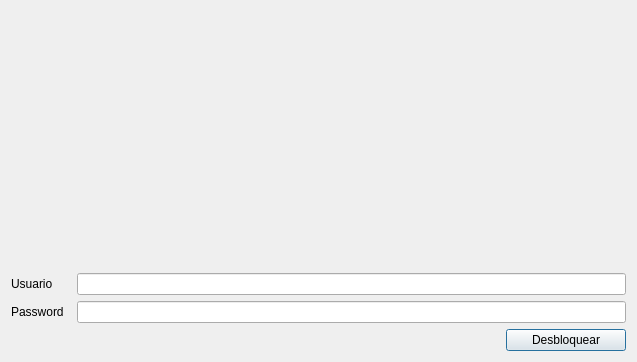
<?xml version="1.0" encoding="UTF-8"?>
<ui version="4.0">
 <class>block_Maya_form</class>
 <widget class="QDialog" name="block_Maya_form">
  <property name="geometry">
   <rect>
    <x>0</x>
    <y>0</y>
    <width>637</width>
    <height>362</height>
   </rect>
  </property>
  <property name="sizePolicy">
   <sizepolicy hsizetype="Fixed" vsizetype="Fixed">
    <horstretch>0</horstretch>
    <verstretch>0</verstretch>
   </sizepolicy>
  </property>
  <property name="windowTitle">
   <string>Debloquear Maya</string>
  </property>
  <layout class="QGridLayout" name="gridLayout">
   <item row="1" column="0">
    <widget class="QLabel" name="label_2">
     <property name="maximumSize">
      <size>
       <width>60</width>
       <height>16777215</height>
      </size>
     </property>
     <property name="text">
      <string>Usuario</string>
     </property>
    </widget>
   </item>
   <item row="1" column="1" colspan="2">
    <widget class="QLineEdit" name="txt_user"/>
   </item>
   <item row="2" column="0">
    <widget class="QLabel" name="label_3">
     <property name="text">
      <string>Password</string>
     </property>
    </widget>
   </item>
   <item row="2" column="1" colspan="2">
    <widget class="QLineEdit" name="txt_pass">
     <property name="echoMode">
      <enum>QLineEdit::Password</enum>
     </property>
    </widget>
   </item>
   <item row="3" column="0" colspan="2">
    <spacer name="horizontalSpacer">
     <property name="orientation">
      <enum>Qt::Horizontal</enum>
     </property>
     <property name="sizeHint" stdset="0">
      <size>
       <width>481</width>
       <height>20</height>
      </size>
     </property>
    </spacer>
   </item>
   <item row="3" column="2">
    <widget class="QPushButton" name="pushButton">
     <property name="maximumSize">
      <size>
       <width>120</width>
       <height>16777215</height>
      </size>
     </property>
     <property name="text">
      <string>Desbloquear</string>
     </property>
     <property name="icon">
      <iconset resource="../Maya.qrc">
       <normaloff>:/Icons/PNG/abrecaja.png</normaloff>:/Icons/PNG/abrecaja.png</iconset>
     </property>
     <property name="iconSize">
      <size>
       <width>32</width>
       <height>32</height>
      </size>
     </property>
    </widget>
   </item>
   <item row="0" column="0" colspan="3">
    <widget class="QLabel" name="label_4">
     <property name="text">
      <string/>
     </property>
     <property name="pixmap">
      <pixmap resource="../Maya.qrc">:/Icons/PNG/logo-blocked.png</pixmap>
     </property>
     <property name="scaledContents">
      <bool>true</bool>
     </property>
    </widget>
   </item>
  </layout>
 </widget>
 <resources>
  <include location="../Maya.qrc"/>
 </resources>
 <connections/>
</ui>
